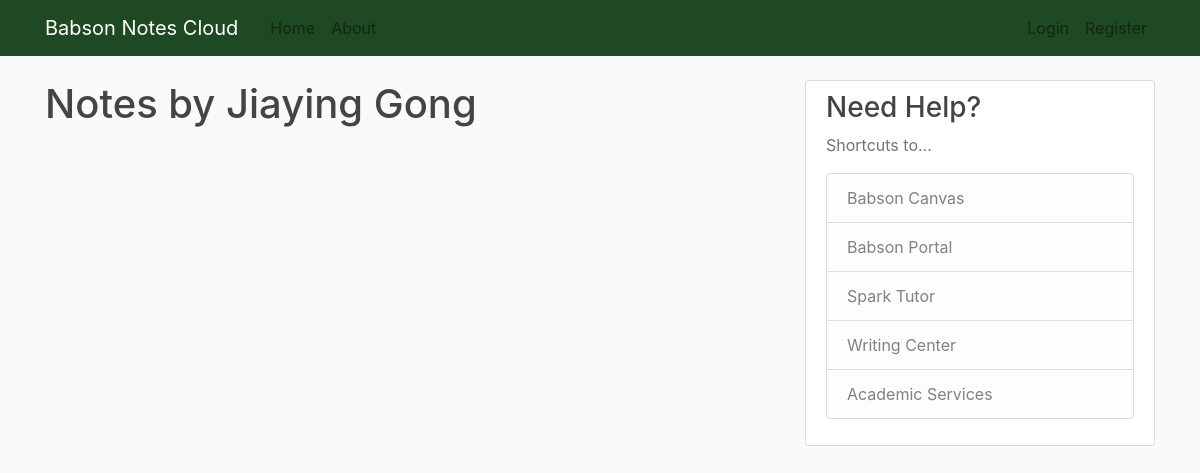
Page /user/Jiaying Gong on the earlier database version.
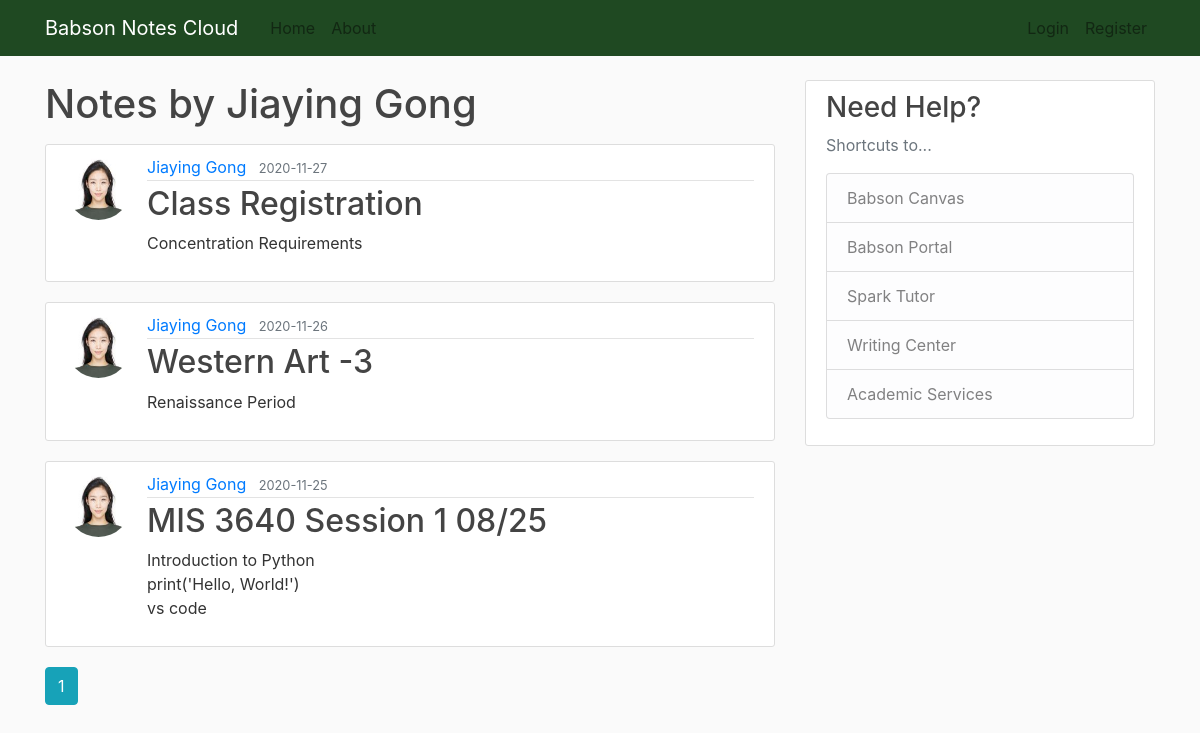
Same page on the later database version.
### app/models.py (models this page shows, shortened)
class Post(db.Model):
    id = db.Column(db.Integer, primary_key=True)
    title = db.Column(db.String(125), nullable=False)
    date_posted = db.Column(db.DateTime, nullable=False, default=datetime.utcnow)
    content = db.Column(db.Text, nullable=False)
    user_id = db.Column(db.Integer, db.ForeignKey("user.id"), nullable=False)

class User(db.Model, UserMixin):
    id = db.Column(db.Integer, primary_key=True)
    username = db.Column(db.String(25), unique=True, nullable=False)
    email = db.Column(db.String(125), unique=True, nullable=False)
    image_file = db.Column(db.String(20), nullable=False, default="default.jpg")
    password = db.Column(db.String(60), nullable=False)
    post = db.relationship("Post", backref="author", lazy=True)

### app/users/routes.py (the view)
@users.route("/user/<string:username>")
def user_posts(username):
    page = request.args.get("page", 1, type=int)
    user = User.query.filter_by(username=username).first_or_404()
    posts = (
        Post.query.filter_by(author=user)
        .order_by(Post.date_posted.desc())
        .paginate(page=page, per_page=4)
    )
    return render_template("user_posts.html", posts=posts, user=user)

### app/templates/user_posts.html
{% extends "layout.html" %}
{%  block content %}
<h1 class="mb-3">Notes by {{user.username}}</h1>
{% for post in posts.items %}
<article class="media content-section">
    <img class='rounded-circle article-img'
        src="{{url_for('static',filename='profile_pics/'+ post.author.image_file)}}">
    <div class="media-body">
        <div class="article-metadata">
            <a class="mr-2"
                href="{{url_for('users.user_posts',username=post.author.username)}}">{{ post.author.username }}</a>
            <small class="text-muted">{{ post.date_posted.strftime('%Y-%m-%d') }}</small>
        </div>
        <h2><a class="article-title" href="{{url_for('posts.post',post_id=post.id)}}">{{ post.title }}</a></h2>
        <p class="article-content">{{ post.content }}</p>
    </div>
</article>
{% endfor %}
{% for page_num in posts.iter_pages(left_edge=1,right_edge=3, left_current=1, right_current=2) %}
{% if page_num %}
{% if posts.page==page_num %}
<a class="btn btn-info mb-4"
    href="{{url_for('users.user_posts',username=user.username,page=page_num)}}">{{page_num}}</a>
{% else %}
<a class="btn btn-outline-info mb-4"
    href="{{url_for('main.home',username=user.username,page=page_num)}}">{{page_num}}</a>
{% endif%}
{% else %}
...
{% endif%}
{% endfor %}
{%  endblock content %}

Differences in the rows shown:
added Post: image_file (picture), author.username "Jiaying Gong", date_posted "2020-11-27", title "Class Registration", content "Concentration Requirements"
added Post: image_file (picture), author.username "Jiaying Gong", date_posted "2020-11-26", title "Western Art -3", content "Renaissance Period"
added Post: image_file (picture), author.username "Jiaying Gong", date_posted "2020-11-25", title "MIS 3640 Session 1 08/25", content "Introduction to Python print('Hello, World!') vs code"
Other differences:
new list line: "1"
